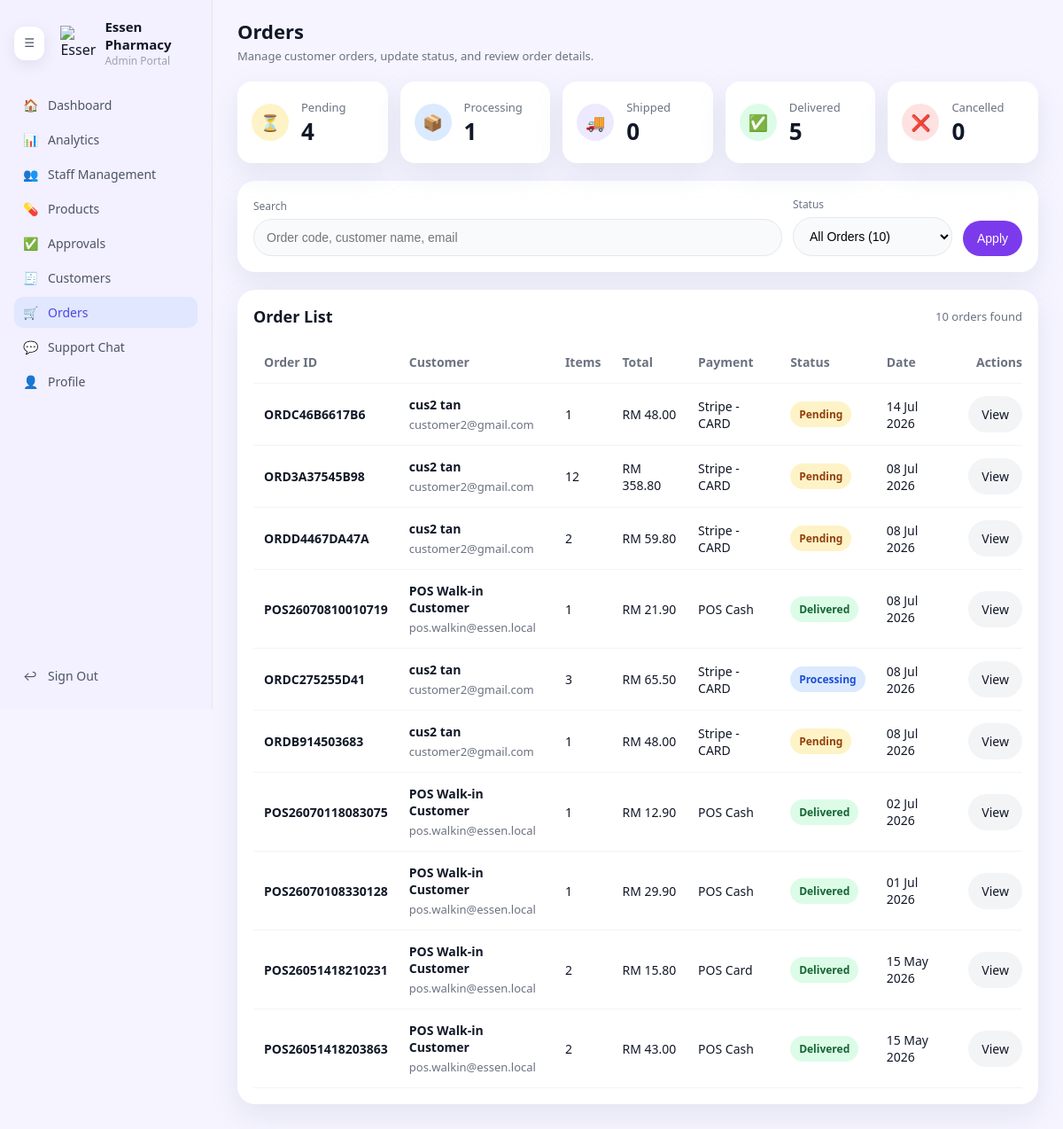
The app's page /admin/orders.php (signed in) with its own data.
### tables this page shows
CREATE TABLE `customer_orders` (
  `order_id` int(10) UNSIGNED NOT NULL,
  `order_code` varchar(20) NOT NULL,
  `customer_id` int(10) UNSIGNED NOT NULL,
  `cashier_user_id` int(10) UNSIGNED DEFAULT NULL,
  `order_date` date NOT NULL DEFAULT curdate(),
  `transaction_datetime` datetime DEFAULT NULL,
  `total` decimal(12,2) NOT NULL DEFAULT 0.00,
  `items` int(10) UNSIGNED NOT NULL DEFAULT 0,
  `status` enum('Pending','Processing','Shipped','Delivered','Cancelled') NOT NULL DEFAULT 'Pending',
  `paymentMethod` varchar(80) DEFAULT 'Unknown',
  `amount_paid` decimal(12,2) DEFAULT NULL,
  `change_amount` decimal(12,2) DEFAULT NULL,
  `order_source` varchar(30) NOT NULL DEFAULT 'Online',
  `created_at` timestamp NULL DEFAULT current_timestamp(),
  `updated_at` timestamp NULL DEFAULT current_timestamp() ON UPDATE current_timestamp()
);

CREATE TABLE `customers` (
  `customer_id` int(10) UNSIGNED NOT NULL,
  `user_id` int(10) UNSIGNED DEFAULT NULL,
  `customer_code` varchar(20) NOT NULL,
  `name` varchar(150) NOT NULL,
  `email` varchar(150) NOT NULL,
  `phone` varchar(40) DEFAULT NULL,
  `address` varchar(255) DEFAULT NULL,
  `join_date` date NOT NULL DEFAULT curdate(),
  `status` enum('active','inactive') NOT NULL DEFAULT 'active',
  `created_at` timestamp NULL DEFAULT current_timestamp(),
  `updated_at` timestamp NULL DEFAULT current_timestamp() ON UPDATE current_timestamp()
);

### admin/orders.php (the view, shortened to what this page needs)
<?php
require_once __DIR__ . '/../db.php';
function h($value) {
    return htmlspecialchars($value, ENT_QUOTES, 'UTF-8');
}
$search = trim($_GET['q'] ?? '');
$statusFilter = trim($_GET['status'] ?? 'all');
$statusConfig = [
    'Pending' => ['icon' => '⏳', 'class' => 'orders-stat-icon-pending'],
    'Processing' => ['icon' => '📦', 'class' => 'orders-stat-icon-processing'],
    'Shipped' => ['icon' => '🚚', 'class' => 'orders-stat-icon-shipped'],
    'Delivered' => ['icon' => '✅', 'class' => 'orders-stat-icon-delivered'],
    'Cancelled' => ['icon' => '❌', 'class' => 'orders-stat-icon-cancelled'],
];
$where = '1=1';
$sql = "SELECT o.order_id, o.order_code, o.customer_id, o.order_date, o.total, o.items, o.status, o.paymentMethod, o.created_at,
               c.name AS customer_name, c.email AS customer_email, c.phone AS customer_phone, c.address AS customer_address
        FROM customer_orders o
        JOIN customers c ON o.customer_id = c.customer_id
        WHERE $where
        ORDER BY o.order_date DESC, o.order_id DESC";
$stmt = $conn->prepare($sql);
if ($stmt) {
    $stmt->execute();
    $ordersResult = $stmt->get_result();
    $orders = $ordersResult->fetch_all(MYSQLI_ASSOC);
} else {
    $orders = [];
}
$statusCounts = [
    'Pending' => 0,
    'Processing' => 0,
    'Shipped' => 0,
    'Delivered' => 0,
    'Cancelled' => 0,
];
$countResult = $conn->query('SELECT status, COUNT(*) AS total FROM customer_orders GROUP BY status');
if ($countResult) {
    while ($row = $countResult->fetch_assoc()) {
        $statusCounts[$row['status']] = (int)$row['total'];
    }
}
$statusCounts['All'] = array_sum($statusCounts);
?>
<!DOCTYPE html>
<html lang="en">
<head>
    <link rel="stylesheet" href="css/admin-dashboard.css">
    <link rel="stylesheet" href="css/admin-orders.css">
</head>
<body>
<div class="admin-layout">
    <aside class="sidebar">
        <div class="sidebar-header">
            <button type="button" id="sidebarToggle" class="sidebar-toggle" aria-pressed="false" aria-label="Toggle sidebar">☰</button>
            <div class="logo-circle">
                <img src="../logo-transparent.png" alt="Essen Pharmacy" class="logo-image">
            </div>
            <div class="sidebar-brand">
                <div class="brand-title">Essen Pharmacy</div>
                <div class="brand-subtitle">Admin Portal</div>
            </div>
        </div>
        <nav class="sidebar-nav">
            <a href="dashboard.php" class="nav-item">
                <span class="nav-icon">🏠</span>
                <span class="nav-label">Dashboard</span>
            </a>
            <a href="analytics.php" class="nav-item">
                <span class="nav-icon">📊</span>
                <span class="nav-label">Analytics</span>
            </a>
            <a href="staff.php" class="nav-item">
                <span class="nav-icon">👥</span>
                <span class="nav-label">Staff Management</span>
            </a>
            <a href="products.php" class="nav-item">
                <span class="nav-icon">💊</span>
                <span class="nav-label">Products</span>
            </a>
            <a href="approvals.php" class="nav-item">
                <span class="nav-icon">✅</span>
                <span class="nav-label">Approvals</span>
            </a>
            <a href="customers.php" class="nav-item">
                <span class="nav-icon">🧾</span>
                <span class="nav-label">Customers</span>
            </a>
            <a href="orders.php" class="nav-item active">
                <span class="nav-icon">🛒</span>
                <span class="nav-label">Orders</span>
            </a>
            <a href="support-chat.php" class="nav-item">
                <span class="nav-icon">💬</span>
                <span class="nav-label">Support Chat</span>
            </a>
            <a href="profile.php" class="nav-item">
                <span class="nav-icon">👤</span>
                <span class="nav-label">Profile</span>
            </a>
        </nav>
        <div class="sidebar-footer">
            <a href="../logout.php" class="nav-item">
                <span class="nav-icon">↩</span>
                <span class="nav-label">Sign Out</span>
            </a>
        </div>
    </aside>
    <main class="main-content">
        <header class="main-header">
            <div class="page-header-brand">
                <div>
                    <h1>Orders</h1>
                    <p>Manage customer orders, update status, and review order details.</p>
                </div>
            </div>
        </header>
        <section class="orders-stats-grid">
            <?php foreach (['Pending', 'Processing', 'Shipped', 'Delivered', 'Cancelled'] as $status): ?>
                <?php $config = $statusConfig[$status]; ?>
                <article class="orders-stat-card">
                    <div class="orders-stat-card-icon <?php echo $config['class']; ?>"><?php echo $config['icon']; ?></div>
                    <div>
                        <div class="orders-stat-title">
                            <?php echo h($status); ?>
                        </div>
                        <div class="orders-stat-value"><?php echo number_format($statusCounts[$status]); ?></div>
                    </div>
                </article>
            <?php endforeach; ?>
        </section>
        <section class="orders-filter-card">
            <form class="orders-filter-row" method="get" action="orders.php">
                <label class="orders-search-group">
                    <span class="orders-label">Search</span>
                    <input
                        type="search"
                        name="q"
                        value="<?php echo h($search); ?>"
                        placeholder="Order code, customer name, email"
                        class="orders-search-input"
                    />
                </label>
                <label class="orders-filter-group">
                    <span class="orders-label">Status</span>
                    <select name="status" class="orders-filter-select" onchange="this.form.submit()">
                        <option value="all"<?php echo $statusFilter === 'all' ? ' selected' : ''; ?>>All Orders (<?php echo number_format($statusCounts['All']); ?>)</option>
                    </select>
                </label>
                <button type="submit" class="orders-filter-button">Apply</button>
            </form>
        </section>
        <section class="orders-table-card">
            <div class="orders-table-header">
                <h2>Order List</h2>
                <div class="orders-table-meta"><?php echo number_format(count($orders)); ?> order<?php echo count($orders) === 1 ? '' : 's'; ?> found</div>
            </div>
            <div class="orders-table-wrapper">
                <table class="orders-table">
                    <thead>
                        <tr>
                            <th>Order ID</th>
                            <th>Customer</th>
                            <th>Items</th>
                            <th>Total</th>
                            <th>Payment</th>
                            <th>Status</th>
                            <th>Date</th>
                            <th class="text-right">Actions</th>
                        </tr>
                    </thead>
                    <tbody>
                        <?php foreach ($orders as $order): ?>
                            <tr>
                                <td class="order-code"><?php echo h($order['order_code']); ?></td>
                                <td>
                                    <div class="order-customer">
                                        <span class="order-customer-name"><?php echo h($order['customer_name']); ?></span>
                                        <span class="order-customer-email"><?php echo h($order['customer_email']); ?></span>
                                    </div>
                                </td>
                                <td><?php echo (int)$order['items']; ?></td>
                                <td>RM <?php echo number_format((float)$order['total'], 2); ?></td>
                                <td><?php echo h($order['paymentMethod']); ?></td>
                                <td><span class="orders-badge orders-badge-<?php echo strtolower($order['status']); ?>"><?php echo h($order['status']); ?></span></td>
                                <td><?php echo date('d M Y', strtotime($order['order_date'])); ?></td>
                                <td class="text-right">
                                    <a class="orders-button" href="view-order.php?order_id=<?php echo (int)$order['order_id']; ?>">View</a>
                                </td>
                            </tr>
                        <?php endforeach; ?>
                    </tbody>
                </table>
            </div>
        </section>
    </main>
</div>
</body>
</html>

### admin/css/admin-dashboard.css (style rules this page uses)
body { margin: 0; font-family: system-ui, -apple-system, BlinkMacSystemFont, "Segoe UI", sans-serif; background-color: #f5f4ff; color: #111827; }
.admin-layout { display: grid; grid-template-columns: 240px minmax(0, 1fr); min-height: 100vh; }
.sidebar { position: sticky; top: 0; height: 100vh; overflow-y: auto; background-color: #f3f0ff; border-right: 1px solid #e5e7eb; display: flex; flex-direction: column; padding: 20px 16px; box-sizing: border-box; min-width: 240px; transition: width 0.2s ease, padding 0.2s ease; }
.sidebar-header { display: flex; align-items: center; gap: 10px; margin-bottom: 24px; }
.logo-circle { width: 40px; height: 40px; border-radius: 0; display: flex; align-items: center; justify-content: center; background: transparent; color: inherit; overflow: visible; }
.logo-image { width: 40px; height: 40px; max-width: 40px; max-height: 40px; display: block; object-fit: contain; }
.sidebar-toggle { display: inline-flex; align-items: center; justify-content: center; width: 38px; height: 38px; border: none; border-radius: 12px; background: #ffffff; color: #4b5563; cursor: pointer; box-shadow: 0 5px 18px rgba(15, 23, 42, 0.08); transition: background 0.2s ease, transform 0.2s ease; margin-right: 8px; }
.sidebar-brand .brand-title { font-size: 15px; font-weight: 600; }
.sidebar-brand .brand-subtitle { font-size: 12px; color: #9ca3af; }
.sidebar-nav { flex: 1; display: flex; flex-direction: column; gap: 4px; }
.nav-item { display: flex; align-items: center; gap: 10px; padding: 8px 10px; border-radius: 10px; text-decoration: none; color: #4b5563; font-size: 14px; }
.nav-item .nav-icon { width: 18px; }
.nav-item.active { background-color: #e0e7ff; color: #4f46e5; }
.sidebar-footer { margin-top: auto; }
.main-content { padding: 20px 28px 28px; box-sizing: border-box; }
.main-header h1 { margin: 0 0 4px; font-size: 22px; }
.main-header p { margin: 0; font-size: 13px; color: #6b7280; }

### records on screen
customer_orders: order_code "ORDC46B6617B6", customer.name "cus2 tan", customer.email "customer2@gmail.com", items "1", total "48.00", paymentMethod "Stripe - CARD", status "Pending", order_date "14 Jul 2026"
customer_orders: order_code "ORD3A37545B98", customer.name "cus2 tan", customer.email "customer2@gmail.com", items "12", total "358.80", paymentMethod "Stripe - CARD", status "Pending", order_date "08 Jul 2026"
customer_orders: order_code "ORDD4467DA47A", customer.name "cus2 tan", customer.email "customer2@gmail.com", items "2", total "59.80", paymentMethod "Stripe - CARD", status "Pending", order_date "08 Jul 2026"
customer_orders: order_code "POS26070810010719", customer.name "POS Walk-in Customer", customer.email "pos.walkin@essen.local", items "1", total "21.90", paymentMethod "POS Cash", status "Delivered", order_date "08 Jul 2026"
customer_orders: order_code "ORDC275255D41", customer.name "cus2 tan", customer.email "customer2@gmail.com", items "3", total "65.50", paymentMethod "Stripe - CARD", status "Processing", order_date "08 Jul 2026"
customer_orders: order_code "ORDB914503683", customer.name "cus2 tan", customer.email "customer2@gmail.com", items "1", total "48.00", paymentMethod "Stripe - CARD", status "Pending", order_date "08 Jul 2026"
customer_orders: order_code "POS26070118083075", customer.name "POS Walk-in Customer", customer.email "pos.walkin@essen.local", items "1", total "12.90", paymentMethod "POS Cash", status "Delivered", order_date "02 Jul 2026"
customer_orders: order_code "POS26070108330128", customer.name "POS Walk-in Customer", customer.email "pos.walkin@essen.local", items "1", total "29.90", paymentMethod "POS Cash", status "Delivered", order_date "01 Jul 2026"
customer_orders: order_code "POS26051418210231", customer.name "POS Walk-in Customer", customer.email "pos.walkin@essen.local", items "2", total "15.80", paymentMethod "POS Card", status "Delivered", order_date "15 May 2026"
customer_orders: order_code "POS26051418203863", customer.name "POS Walk-in Customer", customer.email "pos.walkin@essen.local", items "2", total "43.00", paymentMethod "POS Cash", status "Delivered", order_date "15 May 2026"

### other values on screen
$config['icon'] "⏳"
$status "Pending"
$statusCounts[$status] "4"
$config['icon'] "📦"
$status "Processing"
$statusCounts[$status] "1"
$config['icon'] "🚚"
$status "Shipped"
$statusCounts[$status] "0"
$config['icon'] "✅"
$status "Delivered"
$statusCounts[$status] "5"
$config['icon'] "❌"
$status "Cancelled"
count($orders) "10"
